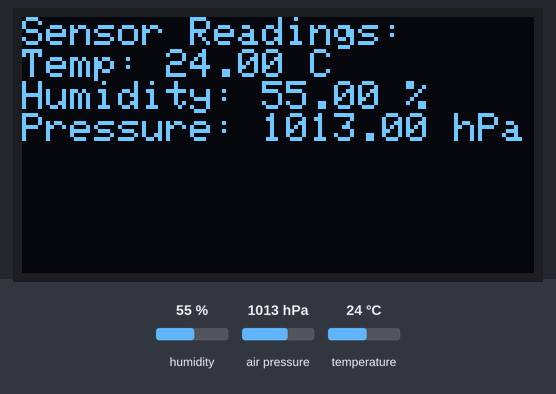
Bench run of a sketch on a simulated ESP32. On the bench: 128×64 one-colour display. The test bench sets the inputs (shaded band); at power-on: humidity 55 %, air pressure 1013 hPa, temperature 24 °C. The display library's start-up logo is not drawn; the modem accepts every AT command (registered, SIM ready, sends succeed) and sends nothing else; what the sketch prints to the serial monitor is not drawn.

Above: at 8.5 s.

The sketch:

Project.ino
```cpp
#include <Wire.h>
#include <Adafruit_Sensor.h>
#include <Adafruit_BMP085.h>
#include <Adafruit_SSD1306.h>
#include <DHT.h>
#include <DHT_U.h>
#include <HardwareSerial.h>

// OLED display parameters
#define SCREEN_WIDTH 128
#define SCREEN_HEIGHT 64
#define OLED_RESET    -1
Adafruit_SSD1306 display(SCREEN_WIDTH, SCREEN_HEIGHT, &Wire, OLED_RESET);

// DHT11 parameters
#define DHTPIN 27
#define DHTTYPE DHT11
DHT dht(DHTPIN, DHTTYPE);

// BMP180 instance
Adafruit_BMP085 bmp;

// Create a hardware serial instance for the GSM module
HardwareSerial gsmSerial(2); // Using UART2 (TX2 = GPIO17, RX2 = GPIO16)

const int baudRate = 115200; // Baud rate for GSM module

// SMS and ThingSpeak details
const char phone_number[] = "+919131426607"; // Replace with the recipient's phone number
const char* server = "api.thingspeak.com";   // ThingSpeak server URL
const char* apiKey = "YHC0Y5R19Y1YNYB8";     // Replace with your ThingSpeak API Key

void setup() {
  // Start serial communication with the GSM module
  gsmSerial.begin(baudRate, SERIAL_8N1, 32, 33); // RX = GPIO16, TX = GPIO17

  // Start serial communication with the Serial Monitor
  Serial.begin(115200);

  // Initialize the OLED display
  if(!display.begin(SSD1306_SWITCHCAPVCC, 0x3C)) {
    Serial.println(F("SSD1306 allocation failed"));
    for(;;);
  }
  display.display();
  delay(2000);
  display.clearDisplay();

  // Initialize the DHT11 sensor
  dht.begin();

  // Initialize the BMP180 sensor
  if (!bmp.begin()) {
    Serial.println(F("Could not find a valid BMP085 sensor, check wiring!"));
    while (1) {}
  }

  // Wait for the GSM module to initialize
  delay(3000);

  // Send initialization commands to the GSM module
  if (!sendATCommand("AT")) return;
  if (!sendATCommand("AT+CMGF=1")) return; // Set SMS to Text Mode
  if (!sendATCommand("AT+CSCS=\"GSM\"")) return; // Set character set to GSM
}

void loop() {
  // Read sensor values
  float temperature = dht.readTemperature();
  float humidity = dht.readHumidity();
  float pressure = bmp.readPressure() / 100.0F;

  // Check if any reads failed
  if (isnan(temperature) || isnan(humidity)) {
    Serial.println(F("Failed to read from sensors!"));
    return;
  }

  // Get comfort level
  String comfortLevel = getComfortLevel(temperature, humidity, pressure);

  // Display sensor values on the OLED
  display.clearDisplay();
  display.setCursor(0, 0);
  display.println(F("Sensor Readings:"));
  display.print(F("Temp: "));
  display.print(temperature);
  display.println(F(" C"));
  display.print(F("Humidity: "));
  display.print(humidity);
  display.println(F(" %"));
  display.print(F("Pressure: "));
  display.print(pressure);
  display.println(F(" hPa"));
  display.display();

  // Send SMS if the comfort level is "Uncomfortable"
  if (comfortLevel == "Uncomfortable") {
    sendSMS(phone_number, temperature, humidity, pressure, comfortLevel);
  }

  // Send data to ThingSpeak
  sendDataToThingSpeak(temperature, humidity, pressure, comfortLevel);

  // Wait before sending the next reading
  delay(60000); // Send every 60 seconds
}

String getComfortLevel(float temp, float hum, float pressure) {
  // Define comfort thresholds
  bool tempOK = (temp >= 20 && temp <= 24);
  bool humOK = (hum >= 40 && hum <= 60);
  bool pressureOK = (pressure >= 980 && pressure <= 1050); // Typical sea-level pressure range

  int score = 0;
  if (tempOK) score++;
  if (humOK) score++;
  if (pressureOK) score++;

  if (score == 3) {
    return "Very Comfortable";
  } else if (score >= 2) {
    return "Comfortable";
  } else {
    return "Uncomfortable";
  }
}

bool sendATCommand(const char* command) {
  gsmSerial.println(command);
  delay(100);
  unsigned long startTime = millis();
  while (millis() - startTime < 2000) { // 2 seconds timeout
    if (gsmSerial.available()) {
      String response = gsmSerial.readString();
      Serial.println(response);
      if (response.indexOf("OK") != -1) {
        return true; // Command succeeded
      }
      break;
    }
  }
  Serial.println("Command failed or timed out");
  return false; // Command failed
}

void sendSMS(const char* number, float temp, float hum, float pressure, String comfortLevel) {
  gsmSerial.print("AT+CMGS=\"");
  gsmSerial.print(number);
  gsmSerial.println("\"");
  delay(1000);

  // Create the message string
  String message = "Comfort Alert:\n";
  message += "Temp: " + String(temp) + " C\n";
  message += "Humidity: " + String(hum) + "%\n";
  message += "Pressure: " + String(pressure) + " hPa\n";
  message += "Comfort Level: " + comfortLevel;

  gsmSerial.print(message);
  delay(100);

  gsmSerial.write(26); // Ctrl+Z to send the message
  delay(5000); // Wait for SMS confirmation
}

void sendDataToThingSpeak(float temp, float hum, float pressure, String comfortLevel) {
  gsmSerial.println("AT+CGATT=1"); // Attach to GPRS
  delay(2000);

  gsmSerial.println("AT+SAPBR=3,1,\"CONTYPE\",\"GPRS\""); // Set the bearer profile
  delay(1000);

  gsmSerial.println("AT+SAPBR=3,1,\"APN\",\"your-apn\""); // Set your APN
  delay(1000);

  gsmSerial.println("AT+SAPBR=1,1"); // Open the bearer connection
  delay(2000);

  gsmSerial.println("AT+HTTPINIT"); // Initialize HTTP service
  delay(1000);

  gsmSerial.println("AT+HTTPPARA=\"CID\",1"); // Set the HTTP connection ID
  delay(1000);

  gsmSerial.print("AT+HTTPPARA=\"URL\",\"http://");
  gsmSerial.print(server);
  gsmSerial.print("/update?api_key=");
  gsmSerial.print(apiKey);
  gsmSerial.print("&field1=");
  gsmSerial.print(temp);
  gsmSerial.print("&field2=");
  gsmSerial.print(hum);
  gsmSerial.print("&field3=");
  gsmSerial.print(pressure);
  gsmSerial.print("&field4=");
  gsmSerial.print(comfortLevel);
  gsmSerial.println("\"");
  delay(1000);

  gsmSerial.println("AT+HTTPACTION=1"); // Send the HTTP POST request
  delay(5000);

  gsmSerial.println("AT+HTTPTERM"); // Close the HTTP service
  delay(1000);

  gsmSerial.println("AT+SAPBR=0,1"); // Close the bearer connection
  delay(1000);

  Serial.println("Data sent to ThingSpeak!");
}
```
